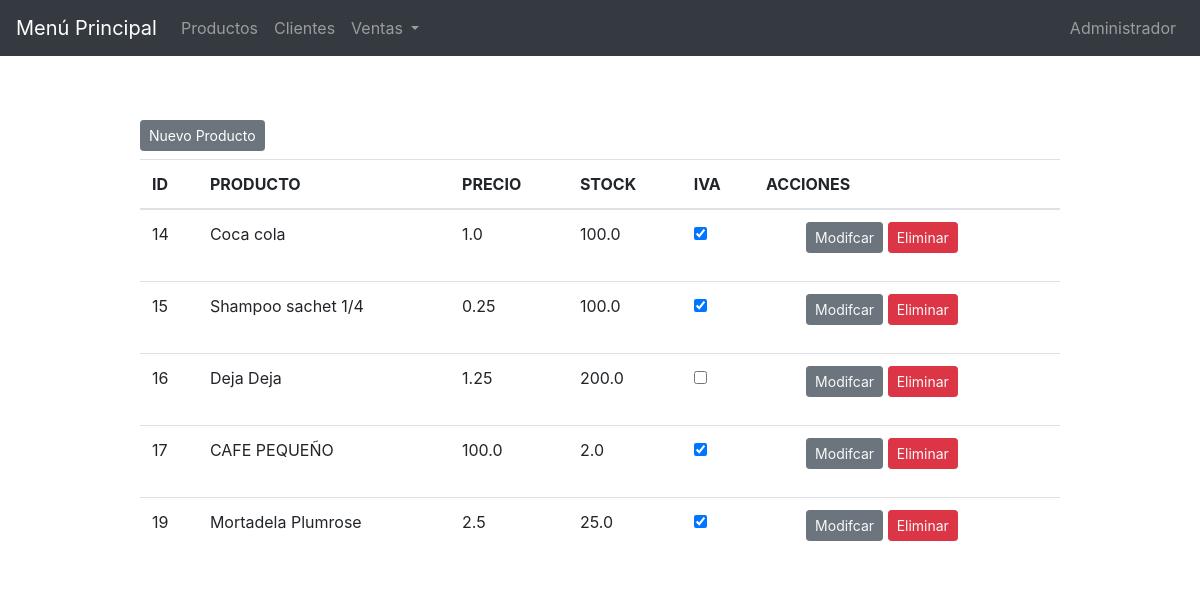
The page /producto/ on the database its author committed.
### app/models.py (models this page shows, shortened)
class Producto(models.Model):
    descripcion = models.CharField(max_length=100)
    precio = models.FloatField(default=0)
    stock = models.FloatField(default=0)
    iva = models.BooleanField(default=True)
    class Meta:
        verbose_name = 'Producto'
        verbose_name_plural = 'Productos'

### app/views.py (the view)
# urls.py: path('producto/',read_Producto,name='view_producto'),
def read_Producto(request):
    producto = Producto.objects.all()
    opciones = {'menu': 'Menú Principal', 'venta': 'Ventas', 'producto': 'Productos',
                'cliente': 'Clientes','detalleFactura':'Detalle Facturas', 'administrador': 'Administrador', 'listarProducto': producto}
    return render(request, 'view_producto.html', opciones)

### templates/view_producto.html (shortened to what this page needs)
<!DOCTYPE html>
<html lang="es">
<head>
    {% load static %}
    <link href="{% static 'bootstrap/css/bootstrap.min.css' %}" rel="stylesheet">
</head>
<body>
    <nav class="navbar navbar-dark navbar-expand-lg  bg-dark">
        <a class="navbar-brand" href="{%url  'index'%}">{{menu}}</a>
        <div class="collapse navbar-collapse" id="navbarSupportedContent">
            <ul class="navbar-nav mr-auto">
                <li class="nav-item">
                    <a class="nav-link" href="/producto">{{producto}}</a>
                </li>
                <li class="nav-item">
                    <a class="nav-link" href="/cliente">{{cliente}}</a>
                </li>
                <li class="nav-item dropdown">
                    <a class="nav-link dropdown-toggle" href="#" id="navbarDropdownMenuLink" data-toggle="dropdown" aria-haspopup="true" aria-expanded="false">
                      Ventas
                    </a>
                </li>
            </ul>
            <ul class="nav navbar-nav justify-content-end">
                <li class="nav-item">
                    <a class="nav-link" href="/admin">{{administrador}}</a>
                </li>
            </ul>
        </div>
    </nav>
    <div class="container">
        <div class="row mt-5">
            <div class="col-md-1"></div>
            <div class="col-md-10">
                <div class="mt-xxs-0 mt-3 btn-group btn-group-toggle">
                    <a href="{%url 'create_producto'%}" class="btn btn-sm btn-round btn-secondary">Nuevo Producto</a>
                </div>
                <table class="table  mt-2">
                    <thead>
                        <tr>
                            <th scope="col">ID</th>
                            <th scope="col">PRODUCTO</th>
                            <th scope="col">PRECIO</th>
                            <th scope="col">STOCK</th>
                            <th scope="col">IVA</th>
                            <th scope="col">ACCIONES</th>
                        </tr>
                    </thead>
                    <tbody>
                        {% for producto in listarProducto %}
                        <tr>
                            <td>{{ producto.id }}</td>
                            <td>{{ producto.descripcion }}</td>
                            <td>{{ producto.precio }}</td>
                            <td>{{ producto.stock }}</td>
                            <td><input type="checkbox" {%if producto.iva %}checked{%endif%}>
                            </td>
                            <td>
                                <ul>
                                    <l1><a href="{% url 'edit_producto' producto.id %}" class="btn btn-sm btn-round btn-secondary text-light">Modifcar</a></l1>
                                    <l1><a href="{% url 'delete_producto' producto.id %}" class="btn btn-sm btn-round btn-danger text-light">Eliminar</a></l1>
                                </ul>
                            </td>
                        </tr>
                        {% endfor %}
                    </tbody>
                </table>
            </div>
            <div class="col-md-1"></div>
        </div>
    </div>
</body>
</html>

### rows shown on the page
Producto: id "14", descripcion "Coca cola", precio "1.0", stock "100.0", iva "☑"
Producto: id "15", descripcion "Shampoo sachet 1/4", precio "0.25", stock "100.0", iva "☑"
Producto: id "16", descripcion "Deja Deja", precio "1.25", stock "200.0"
Producto: id "17", descripcion "CAFE PEQUEÑO", precio "100.0", stock "2.0", iva "☑"
Producto: id "19", descripcion "Mortadela Plumrose", precio "2.5", stock "25.0", iva "☑"

### other values the page prints
{{ menu }} "Menú Principal"
{{ producto }} "Productos"
{{ cliente }} "Clientes"
{{ administrador }} "Administrador"
